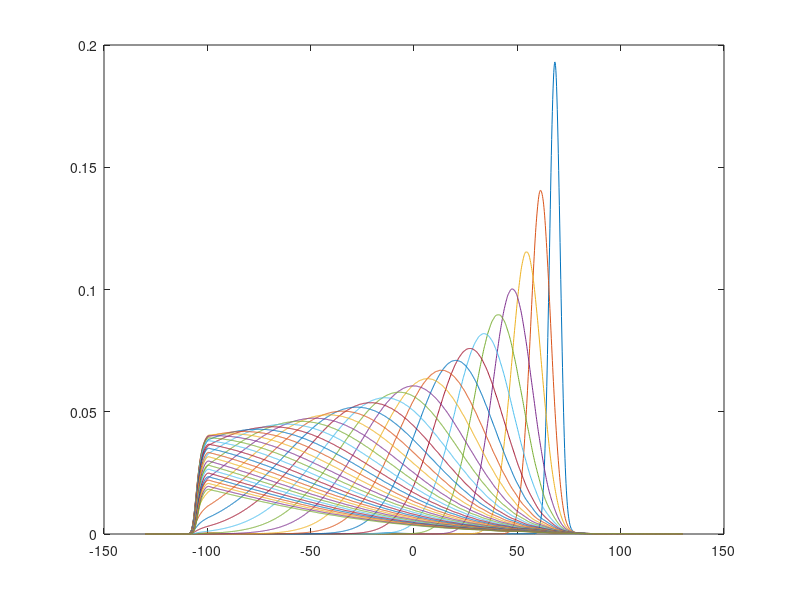

Here is the MATLAB script that generated this plot:
clear all; close all;

m = 1057.27504;
L = 260;
N = 1535;
x0 = 75;
lm = 90;
dx = L/(N-1);
E0 = 10;
delta = 1;
dt = 10;
NPt = 40000;
k = ((1:N)*pi/L).^2/2/m;
x = linspace(-L/2,L/2,N);
%k=fftshift(k);
%%%%%%%%%%%%%%%%%%%%%%%%%%%%%%%%%
Mk = sqrt(2/L)*sin(((pi/L*(1:N)'*(x+L/2))));
%D2 = diff(Mk,2)/dx;
D2=gradient((gradient(Mk,dx)),dx);
%D2=D2/norm(D2,2);
%plot(D2)
[eigenvecs, eigenvals] = eig(D2/2/m);
energies = (sort(abs(diag(eigenvals))))';
%%%%%%%%%%%%%%%%%%%%%%%%%%%%%%%%%
pk = exp(1i*dt*k);
%pk=fftshift(exp(1i*dt*k));
%pk1 = exp(1i*dt*energies);

V = 0;
psi0 = sqrt(dx/(delta*sqrt(pi)))*exp(-0.5*((x-x0)/(delta)).^2).*exp(-1i*sqrt(2*m*E0).*x);
psi = psi0;
%%%%hw=1./(1+exp(-0.16*(-40:59)));%1
hw = 1./(1+exp(-0.1*((-lm:lm))));%2

for t = 1:NPt
psi = exp(-1i*(V*dt)/2).*psi;
psi = ifft(fft(psi).*pk);
psi = exp(-1i*(V*dt)/2).*psi;
psi(1:2*lm) = psi(1:2*lm).*hw(1:2*lm);%2
%%%%psi(1:100)=psi(1:100).*hw(1:100);%1

    if  mod(t,1000)==0
    amp = max(abs(psi).^2);
    fprintf('Norm %f\n',amp);
    plot(x,(abs((psi))));%axis([-150 150 0 0.15]);
    pause(0.1)
    hold on
    end    
    
end

    hold off